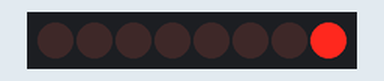
Bench run of a program on a simulated Arduino Uno, built with avr-gcc and run on an emulated ATmega328P. Parts: 8 shift-register outputs drawn as a row of LEDs (first output left, lit = HIGH). Wiring (inferred from the names in the program): shift register (74HC595): data A2; shift clock A4; latch A3. Wiring (inferred from the signals the program sends): row of LEDs: on Q0, Q1, Q2, Q3, Q4, Q5, Q6, Q7.

Above: at 0.03 s.
At 0.38 s:
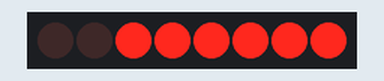
At 0.8 s:
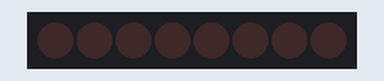
At 1.5 s:
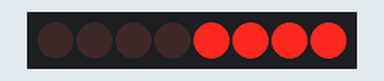
At 2.2 s:
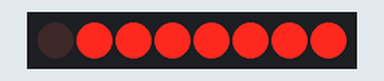
At 2.94 s:
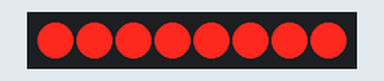
Timing chart, 0 to 4.0 s (numbered marks = the images above):
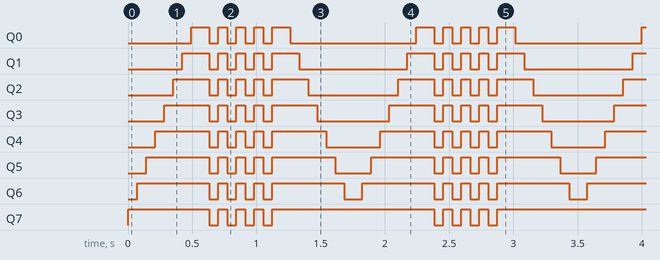

The program:

main.cpp
```cpp
#include "Arduino.h"

int dataPin = A2;  // Data pin
int latchPin = A3;  // Latch pin
int clockPin = A4;  // Clock pin

int ledBits = 0;

void writeLedBits() {
	//ground latchPin and hold low for as long as you are transmitting
	digitalWrite(latchPin, LOW);
	shiftOut(dataPin, clockPin, LSBFIRST, ledBits);
	//return the latch pin high to signal chip that it
	//no longer needs to listen for information
	digitalWrite(latchPin, HIGH);
}

void enableLed(int led, bool enable) {
	if (enable)
		ledBits |= (1UL << (led));
	else
		ledBits &= ~(1UL << (led));
	writeLedBits();
}

void setup() {
	//set pins to output because they are addressed in the main loop
	pinMode(latchPin, OUTPUT);
	pinMode(clockPin, OUTPUT);
	pinMode(dataPin, OUTPUT);
	writeLedBits();
}

#define pause_ms 70

void loop() {

	ledBits = 0;
	for (int j = 0; j < 8; j++) {
		enableLed(j, true);
		delay(pause_ms);
	}
	delay(pause_ms);
	for (int j = 0; j < 4; j++) {
		ledBits ^= 0xffF;
		writeLedBits();
		delay(pause_ms);
		ledBits ^= 0xffF;
		writeLedBits();
		delay(pause_ms);
	}

	for (int j = 8; j > 0; j--) {
		enableLed(j, false);
		delay(pause_ms);
	}
}
```

Measured:
- by itself, Q0: repeats every 1.8 s: 3 × (LOW 0.07 s, HIGH 0.07 s), LOW 0.07 s, HIGH 0.14 s, LOW 0.98 s, HIGH 0.14 s
- by itself, Q1: repeats every 1.8 s: 3 × (LOW 0.07 s, HIGH 0.07 s), LOW 0.07 s, HIGH 0.21 s, LOW 0.84 s, HIGH 0.21 s
- by itself, Q2: repeats every 1.8 s: 3 × (LOW 0.07 s, HIGH 0.07 s), LOW 0.07 s, HIGH 0.28 s, LOW 0.70 s, HIGH 0.28 s
- by itself, Q3: repeats every 1.8 s: 3 × (LOW 0.07 s, HIGH 0.07 s), LOW 0.07 s, HIGH 0.35 s, LOW 0.56 s, HIGH 0.35 s
- by itself, Q4: repeats every 1.8 s: 3 × (LOW 0.07 s, HIGH 0.07 s), LOW 0.07 s, HIGH 0.42 s, LOW 0.42 s, HIGH 0.42 s
- by itself, Q5: repeats every 1.8 s: 3 × (LOW 0.07 s, HIGH 0.07 s), LOW 0.07 s, HIGH 0.49 s, LOW 0.28 s, HIGH 0.49 s
- by itself, Q6: repeats every 1.8 s: 3 × (LOW 0.07 s, HIGH 0.07 s), LOW 0.07 s, HIGH 0.56 s, LOW 0.14 s, HIGH 0.56 s
- by itself, Q7: repeats every 1.8 s: 3 × (LOW 0.07 s, HIGH 0.07 s), LOW 0.07 s, HIGH 1.3 s
